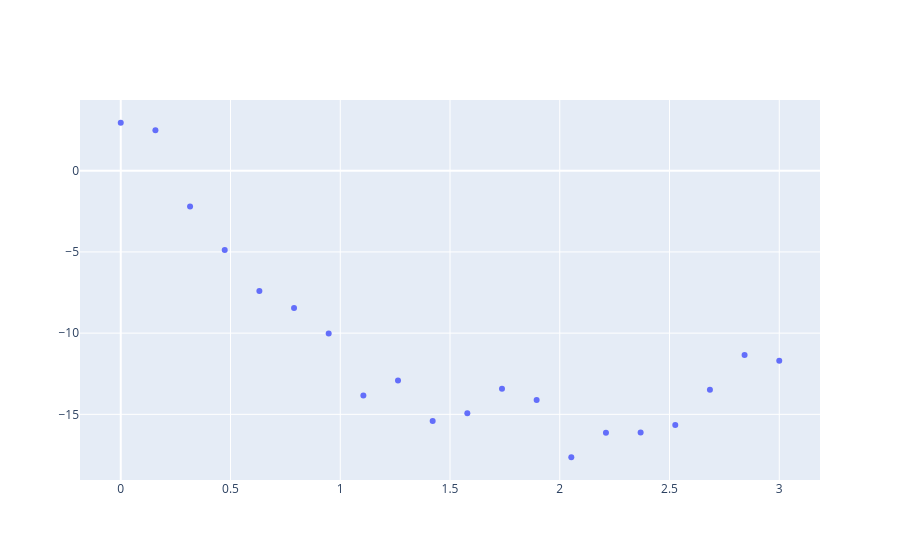

The code cell stored with this chart in its notebook:
### Code cell
fig = go.Figure()

fig.add_trace(go.Scatter(x=x_data, y=y_data, mode='markers', name='Imported Data'))

fig.show()

### Figure 1 — Plotly figure (JSON) as saved in the notebook; plotly's stock layout.template omitted (floating-point values rounded to 4 significant figures)
{"data": [{"mode": "markers", "name": "Imported Data", "type": "scatter", "x": [0, 0.1579, 0.3158, 0.4737, 0.6316, 0.7895, 0.9474, 1.105, 1.263, 1.421, 1.579, 1.737, 1.895, 2.053, 2.211, 2.368, 2.526, 2.684, 2.842, 3], "y": [2.953, 2.497, -2.198, -4.887, -7.413, -8.446, -10.02, -13.84, -12.92, -15.41, -14.94, -13.43, -14.12, -17.64, -16.13, -16.12, -15.66, -13.49, -11.34, -11.7]}], "layout": {}}
